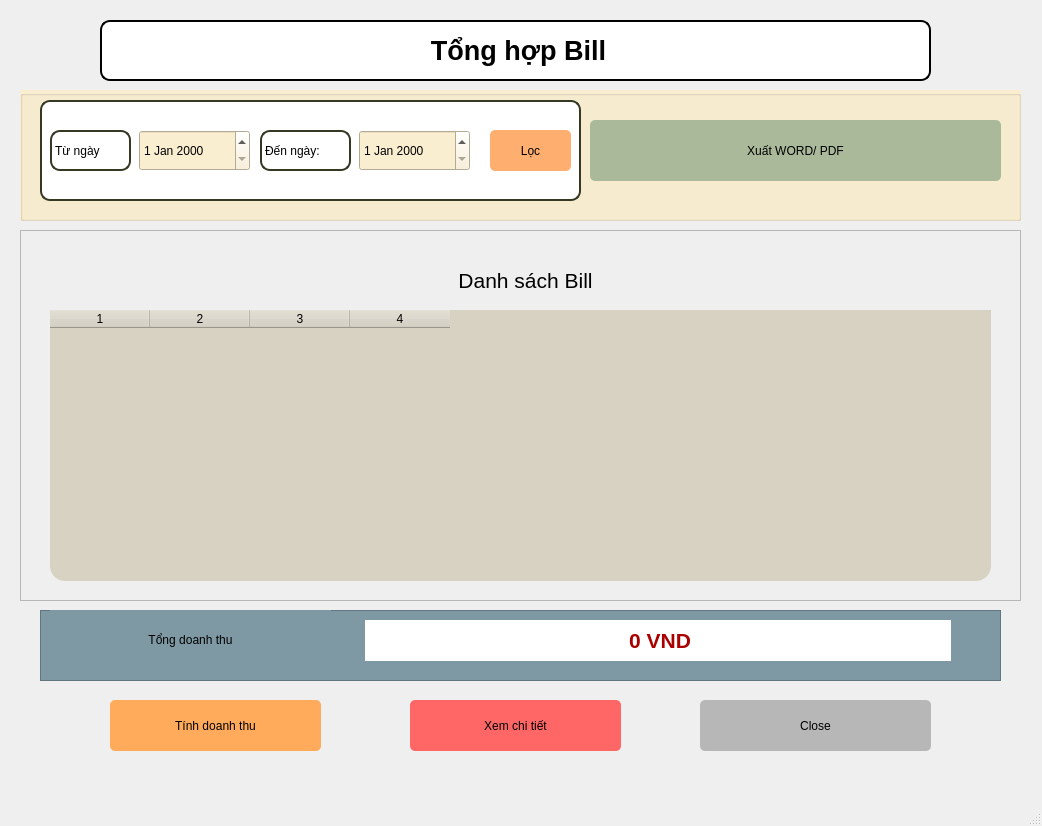
<?xml version="1.0" encoding="UTF-8"?>
<ui version="4.0">
 <class>MainWindow</class>
 <widget class="QMainWindow" name="MainWindow">
  <property name="geometry">
   <rect>
    <x>0</x>
    <y>0</y>
    <width>1042</width>
    <height>826</height>
   </rect>
  </property>
  <property name="windowTitle">
   <string>MainWindow</string>
  </property>
  <widget class="QWidget" name="centralwidget">
   <widget class="QLabel" name="label">
    <property name="geometry">
     <rect>
      <x>90</x>
      <y>10</y>
      <width>851</width>
      <height>81</height>
     </rect>
    </property>
    <property name="styleSheet">
     <string notr="true">QLabel {
    font-size: 24px;
    font-weight: bold;
    color:rgb(0,0,0);
    margin: 10px;
    
	background-color: rgb(255, 255, 255);
    border-radius: 10px;
    padding: 5px 10px;
    border: 2px solid #000000; /* Viền đen */
}

</string>
    </property>
    <property name="text">
     <string>&lt;html&gt;&lt;head/&gt;&lt;body&gt;&lt;p align=&quot;center&quot;&gt;&lt;span style=&quot; font-size:20pt;&quot;&gt;Tổng hợp Bill&lt;/span&gt;&lt;/p&gt;&lt;/body&gt;&lt;/html&gt;</string>
    </property>
   </widget>
   <widget class="QGroupBox" name="groupBox">
    <property name="geometry">
     <rect>
      <x>20</x>
      <y>90</y>
      <width>1001</width>
      <height>131</height>
     </rect>
    </property>
    <property name="styleSheet">
     <string notr="true">background-color: #FAEED1;
</string>
    </property>
    <property name="title">
     <string/>
    </property>
    <widget class="QFrame" name="frame">
     <property name="geometry">
      <rect>
       <x>10</x>
       <y>0</y>
       <width>561</width>
       <height>121</height>
      </rect>
     </property>
     <property name="styleSheet">
      <string notr="true">QFrame {
   
	background-color: rgb(255, 255, 255);
    border: 2px solid #353924; /* Màu đỏ */
    border-radius: 10px;
    margin: 10px;
	
	color: rgb(0, 0, 0);
}
</string>
     </property>
     <property name="frameShape">
      <enum>QFrame::StyledPanel</enum>
     </property>
     <property name="frameShadow">
      <enum>QFrame::Raised</enum>
     </property>
     <widget class="QDateEdit" name="dateEditFrom">
      <property name="geometry">
       <rect>
        <x>109</x>
        <y>40</y>
        <width>111</width>
        <height>41</height>
       </rect>
      </property>
      <property name="styleSheet">
       <string notr="true">color: rgb(0, 0, 0);</string>
      </property>
     </widget>
     <widget class="QLabel" name="label_2">
      <property name="geometry">
       <rect>
        <x>10</x>
        <y>30</y>
        <width>101</width>
        <height>61</height>
       </rect>
      </property>
      <property name="styleSheet">
       <string notr="true">color: rgb(0, 0, 0);
font: 10pt &quot;MS Shell Dlg 2&quot;;</string>
      </property>
      <property name="text">
       <string>Từ ngày</string>
      </property>
     </widget>
     <widget class="QLabel" name="label_3">
      <property name="geometry">
       <rect>
        <x>220</x>
        <y>30</y>
        <width>111</width>
        <height>61</height>
       </rect>
      </property>
      <property name="styleSheet">
       <string notr="true">color: rgb(0, 0, 0);
font: 10pt &quot;MS Shell Dlg 2&quot;;</string>
      </property>
      <property name="text">
       <string>Đến ngày:</string>
      </property>
     </widget>
     <widget class="QDateEdit" name="dateEditTo">
      <property name="geometry">
       <rect>
        <x>329</x>
        <y>40</y>
        <width>111</width>
        <height>41</height>
       </rect>
      </property>
      <property name="styleSheet">
       <string notr="true">color: rgb(0, 0, 0);</string>
      </property>
     </widget>
     <widget class="QPushButton" name="pushButtonLoc">
      <property name="geometry">
       <rect>
        <x>460</x>
        <y>40</y>
        <width>81</width>
        <height>41</height>
       </rect>
      </property>
      <property name="styleSheet">
       <string notr="true">QPushButton {
	font: 10pt &quot;MS Shell Dlg 2&quot;;
	color: rgb(255, 255, 255);
                 background-color: #FEAE6F;
                 color:rgb(0,0,0);
                 border-radius: 5px;
                 padding: 8px;
             }
             QPushButton:hover {
                 background-color: #FEAE6F;
             }
             QPushButton:pressed {
                 background-color: #AAB99A;
             }</string>
      </property>
      <property name="text">
       <string>Lọc</string>
      </property>
     </widget>
    </widget>
    <widget class="QPushButton" name="pushButtonExport">
     <property name="geometry">
      <rect>
       <x>570</x>
       <y>30</y>
       <width>411</width>
       <height>61</height>
      </rect>
     </property>
     <property name="styleSheet">
      <string notr="true">QPushButton {
	font: 12pt &quot;MS Shell Dlg 2&quot;;
	color: rgb(255, 255, 255);
                 background-color: #AAB99A;
                 color:rgb(0,0,0);
                 border-radius: 5px;
                 padding: 8px;
             }
             QPushButton:hover {
                 background-color: #AAB99A;
             }
             QPushButton:pressed {
                 background-color: #AAB99A;
             }</string>
     </property>
     <property name="text">
      <string>Xuất WORD/ PDF</string>
     </property>
    </widget>
   </widget>
   <widget class="QFrame" name="frame_2">
    <property name="geometry">
     <rect>
      <x>20</x>
      <y>230</y>
      <width>1001</width>
      <height>371</height>
     </rect>
    </property>
    <property name="styleSheet">
     <string notr="true">
          QFrame {
              background-color: rgba(255, 255, 255, 0.8);
              border: 2px solid #205781;
              border-radius: 10px;
              margin: 10px;
          }
        
background-color: rgb(255, 255, 255);</string>
    </property>
    <property name="frameShape">
     <enum>QFrame::StyledPanel</enum>
    </property>
    <property name="frameShadow">
     <enum>QFrame::Raised</enum>
    </property>
    <widget class="QLabel" name="label_4">
     <property name="geometry">
      <rect>
       <x>100</x>
       <y>20</y>
       <width>811</width>
       <height>61</height>
      </rect>
     </property>
     <property name="styleSheet">
      <string notr="true">font: 15pt &quot;MS Shell Dlg 2&quot;;
color: rgb(0, 0, 0);</string>
     </property>
     <property name="text">
      <string>&lt;html&gt;&lt;head/&gt;&lt;body&gt;&lt;p align=&quot;center&quot;&gt;&lt;span style=&quot; font-size:16pt;&quot;&gt;Danh sách Bill&lt;/span&gt;&lt;/p&gt;&lt;/body&gt;&lt;/html&gt;</string>
     </property>
    </widget>
    <widget class="QTableWidget" name="tableWidgetDanhSachBill">
     <property name="geometry">
      <rect>
       <x>30</x>
       <y>80</y>
       <width>941</width>
       <height>271</height>
      </rect>
     </property>
     <property name="styleSheet">
      <string notr="true">border-radius: 15px;
background-color: #D8D2C2;
color: rgb(0, 0, 0);</string>
     </property>
     <column>
      <property name="text">
       <string>1</string>
      </property>
     </column>
     <column>
      <property name="text">
       <string>2</string>
      </property>
     </column>
     <column>
      <property name="text">
       <string>3</string>
      </property>
     </column>
     <column>
      <property name="text">
       <string>4</string>
      </property>
     </column>
    </widget>
   </widget>
   <widget class="QFrame" name="frame_3">
    <property name="geometry">
     <rect>
      <x>40</x>
      <y>610</y>
      <width>961</width>
      <height>71</height>
     </rect>
    </property>
    <property name="styleSheet">
     <string notr="true">background-color: #7E99A3;</string>
    </property>
    <property name="frameShape">
     <enum>QFrame::StyledPanel</enum>
    </property>
    <property name="frameShadow">
     <enum>QFrame::Raised</enum>
    </property>
    <widget class="QLabel" name="label_5">
     <property name="geometry">
      <rect>
       <x>10</x>
       <y>0</y>
       <width>281</width>
       <height>61</height>
      </rect>
     </property>
     <property name="styleSheet">
      <string notr="true">
          QFrame {
              background-color: rgba(255, 255, 255, 0.8);
              border: 2px solid #205781;
              border-radius: 10px;
              margin: 10px;
font: 16pt &quot;MS Shell Dlg 2&quot;;
	color: rgb(0, 0, 0);
          }
        
background-color: rgb(255, 255, 255);</string>
     </property>
     <property name="text">
      <string>&lt;html&gt;&lt;head/&gt;&lt;body&gt;&lt;p align=&quot;center&quot;&gt;Tổng doanh thu&lt;/p&gt;&lt;/body&gt;&lt;/html&gt;</string>
     </property>
    </widget>
    <widget class="QLabel" name="labelTienDoanhThu">
     <property name="geometry">
      <rect>
       <x>320</x>
       <y>10</y>
       <width>591</width>
       <height>41</height>
      </rect>
     </property>
     <property name="styleSheet">
      <string notr="true">background-color: rgb(255, 255, 255);
 font-size: 16px;
 color: #AA0000;
  font-weight: bold;
   margin-left: 5px;
          </string>
     </property>
     <property name="text">
      <string>&lt;html&gt;&lt;head/&gt;&lt;body&gt;&lt;p align=&quot;center&quot;&gt;&lt;span style=&quot; font-size:16pt;&quot;&gt;0 VND&lt;/span&gt;&lt;/p&gt;&lt;/body&gt;&lt;/html&gt;</string>
     </property>
    </widget>
   </widget>
   <widget class="QPushButton" name="pushButtonXemChiTiet">
    <property name="geometry">
     <rect>
      <x>410</x>
      <y>700</y>
      <width>211</width>
      <height>51</height>
     </rect>
    </property>
    <property name="styleSheet">
     <string notr="true">
             QPushButton {
                 background-color: #FF6666;
				
	font: 14pt &quot;MS Shell Dlg 2&quot;;
                 color: black;
                 border-radius: 5px;
                 padding: 8px;
             }
             QPushButton:hover {
                 background-color: #FF3333;
             }
             QPushButton:pressed {
                 background-color: #CC0000;
             }
            </string>
    </property>
    <property name="text">
     <string>Xem chi tiết</string>
    </property>
   </widget>
   <widget class="QPushButton" name="pushButtonClose">
    <property name="geometry">
     <rect>
      <x>700</x>
      <y>700</y>
      <width>231</width>
      <height>51</height>
     </rect>
    </property>
    <property name="styleSheet">
     <string notr="true">
             QPushButton {
                 background-color: #B7B7B7;
				
	font: 14pt &quot;MS Shell Dlg 2&quot;;
                 color: black;
                 border-radius: 5px;
                 padding: 8px;
             }
             QPushButton:hover {
                 background-color: #B7B7B7;
             }
             QPushButton:pressed {
                 background-color: #CC0000;
             }
            </string>
    </property>
    <property name="text">
     <string>Close</string>
    </property>
    <property name="icon">
     <iconset>
      <normaloff>../../../../../Download/619539_close_delete_dismiss_exit_cancel_icon.png</normaloff>../../../../../Download/619539_close_delete_dismiss_exit_cancel_icon.png</iconset>
    </property>
    <property name="iconSize">
     <size>
      <width>30</width>
      <height>30</height>
     </size>
    </property>
   </widget>
   <widget class="QPushButton" name="pushButtonTinhDoanhThu">
    <property name="geometry">
     <rect>
      <x>110</x>
      <y>700</y>
      <width>211</width>
      <height>51</height>
     </rect>
    </property>
    <property name="styleSheet">
     <string notr="true">QPushButton {
	font: 14pt &quot;MS Shell Dlg 2&quot;;
	color: rgb(255, 255, 255);
                 background-color: #FFAB5B;
                 color:rgb(0,0,0);
                 border-radius: 5px;
                 padding: 8px;
             }
             QPushButton:hover {
                 background-color: #FFAB5B;
             }
             QPushButton:pressed {
                 background-color: #FFAB5B;
             }</string>
    </property>
    <property name="text">
     <string>Tính doanh thu</string>
    </property>
    <property name="icon">
     <iconset>
      <normaloff>../../../../../Download/2530794_accounting_calculate_calculation_calculator_general_icon.png</normaloff>../../../../../Download/2530794_accounting_calculate_calculation_calculator_general_icon.png</iconset>
    </property>
    <property name="iconSize">
     <size>
      <width>30</width>
      <height>30</height>
     </size>
    </property>
   </widget>
  </widget>
  <widget class="QMenuBar" name="menubar">
   <property name="geometry">
    <rect>
     <x>0</x>
     <y>0</y>
     <width>1042</width>
     <height>26</height>
    </rect>
   </property>
  </widget>
  <widget class="QStatusBar" name="statusbar"/>
 </widget>
 <resources/>
 <connections/>
</ui>
